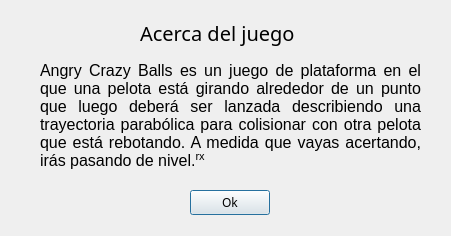
<?xml version="1.0" encoding="UTF-8"?>
<ui version="4.0">
 <class>About</class>
 <widget class="QDialog" name="About">
  <property name="geometry">
   <rect>
    <x>0</x>
    <y>0</y>
    <width>451</width>
    <height>236</height>
   </rect>
  </property>
  <property name="windowTitle">
   <string>Dialog</string>
  </property>
  <widget class="QLabel" name="description">
   <property name="enabled">
    <bool>true</bool>
   </property>
   <property name="geometry">
    <rect>
     <x>40</x>
     <y>50</y>
     <width>381</width>
     <height>131</height>
    </rect>
   </property>
   <property name="sizePolicy">
    <sizepolicy hsizetype="Fixed" vsizetype="Fixed">
     <horstretch>0</horstretch>
     <verstretch>0</verstretch>
    </sizepolicy>
   </property>
   <property name="minimumSize">
    <size>
     <width>291</width>
     <height>111</height>
    </size>
   </property>
   <property name="maximumSize">
    <size>
     <width>2911</width>
     <height>1110</height>
    </size>
   </property>
   <property name="font">
    <font>
     <family>Ubuntu</family>
     <pointsize>12</pointsize>
     <italic>false</italic>
    </font>
   </property>
   <property name="acceptDrops">
    <bool>false</bool>
   </property>
   <property name="frameShadow">
    <enum>QFrame::Sunken</enum>
   </property>
   <property name="midLineWidth">
    <number>0</number>
   </property>
   <property name="text">
    <string>&lt;html&gt;&lt;head/&gt;&lt;body&gt;&lt;p align=&quot;justify&quot;&gt;Angry Crazy Balls es un juego de plataforma en el que una pelota está girando alrededor de un punto que luego deberá ser lanzada describiendo una trayectoria parabólica para colisionar con otra pelota que está rebotando. A medida que vayas acertando, irás pasando de nivel.&lt;span style=&quot; vertical-align:super;&quot;&gt;rx&lt;/span&gt;&lt;/p&gt;&lt;/body&gt;&lt;/html&gt;</string>
   </property>
   <property name="textFormat">
    <enum>Qt::RichText</enum>
   </property>
   <property name="scaledContents">
    <bool>true</bool>
   </property>
   <property name="wordWrap">
    <bool>true</bool>
   </property>
   <property name="openExternalLinks">
    <bool>false</bool>
   </property>
   <property name="buddy">
    <cstring></cstring>
   </property>
  </widget>
  <widget class="QPushButton" name="ok">
   <property name="geometry">
    <rect>
     <x>190</x>
     <y>190</y>
     <width>80</width>
     <height>25</height>
    </rect>
   </property>
   <property name="font">
    <font>
     <family>Source Code Pro</family>
    </font>
   </property>
   <property name="text">
    <string>Ok</string>
   </property>
  </widget>
  <widget class="QLabel" name="title">
   <property name="geometry">
    <rect>
     <x>140</x>
     <y>20</y>
     <width>192</width>
     <height>26</height>
    </rect>
   </property>
   <property name="font">
    <font>
     <family>Source Code Pro</family>
     <pointsize>15</pointsize>
    </font>
   </property>
   <property name="text">
    <string>Acerca del juego</string>
   </property>
  </widget>
 </widget>
 <resources/>
 <connections/>
</ui>
